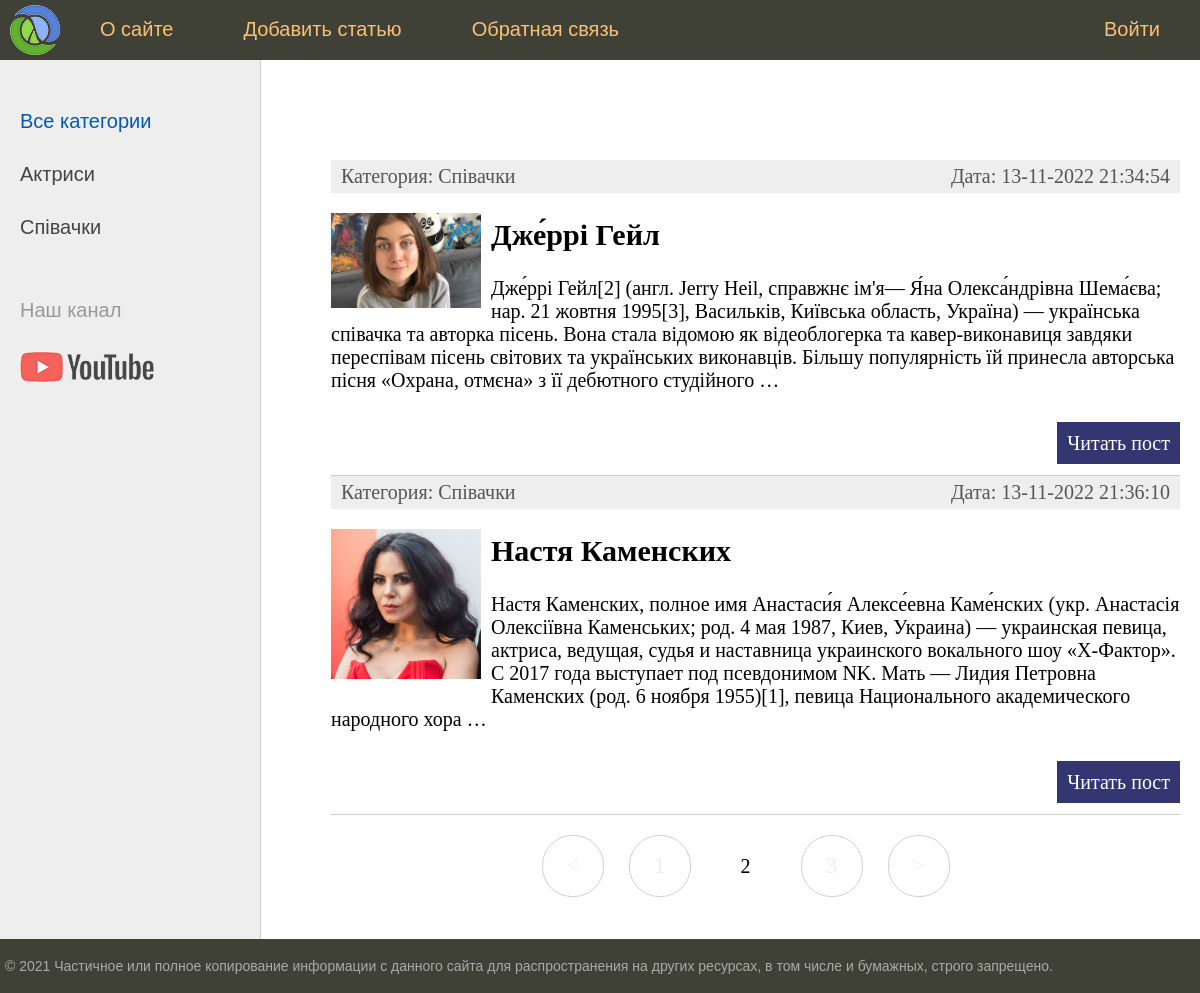
Page /?page=2 on the earlier database version.
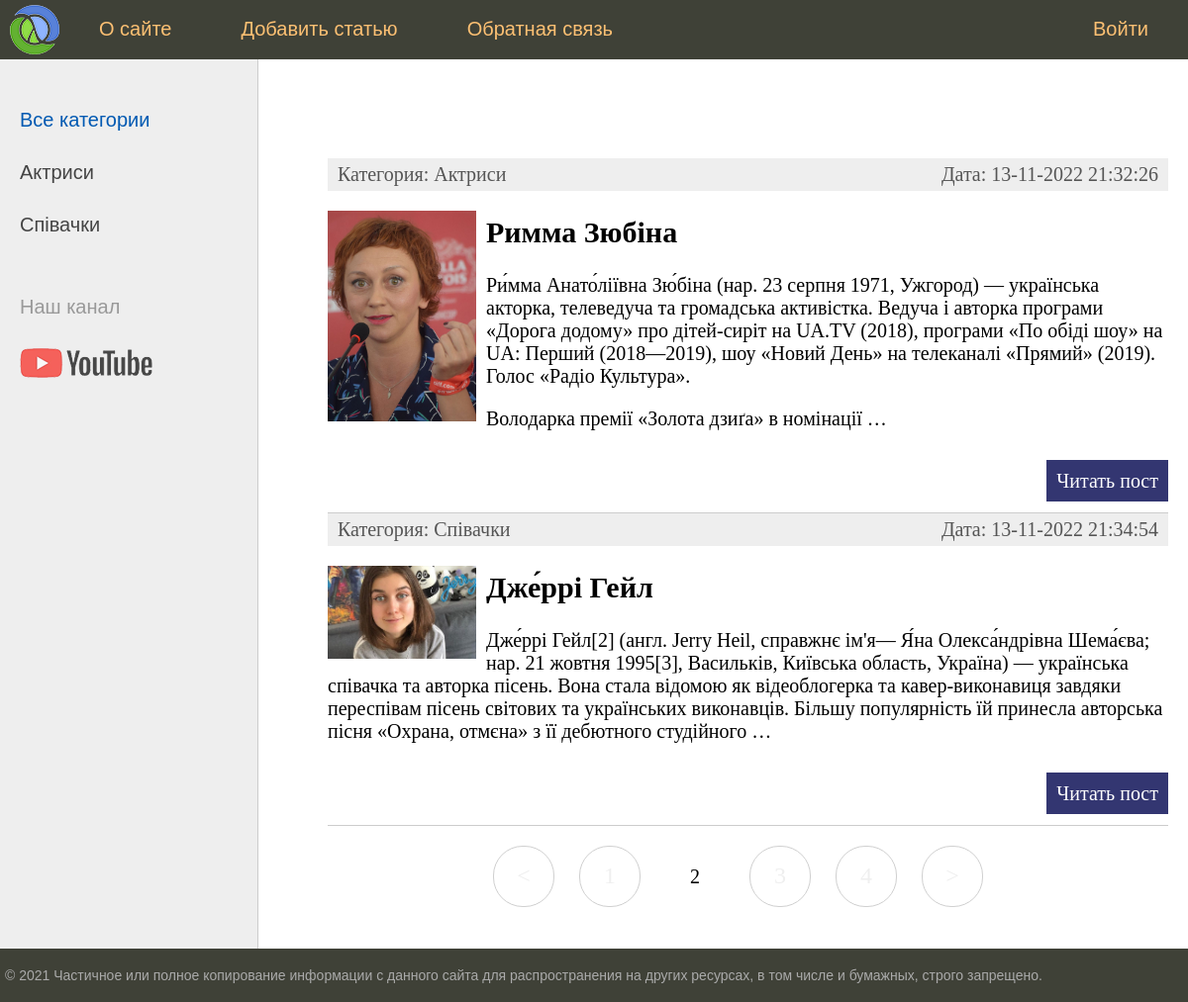
Same page on the later database version.
### women/models.py (models this page shows, shortened)
class Category(models.Model):
    name = models.CharField(max_length=100, db_index=True, verbose_name = 'Категорія')
    slug = models.SlugField(max_length=255, unique=True, db_index=True, verbose_name="URL")
    def __str__(self):
        return self.name
    def get_absolute_url(self):
        return reverse('category', kwargs={'cat_slug': self.slug})
    class Meta:
        verbose_name = 'Категорію'
        verbose_name_plural = 'Категорія'
        ordering = ['id']

class Women(models.Model):
    title = models.CharField(max_length=255, verbose_name = 'Заголовок')
    slug = models.SlugField(max_length=255, unique=True, db_index=True, verbose_name="URL")
    content = models.TextField(blank=True, verbose_name = 'Текст статті')
    photo = models.ImageField(upload_to="photos/%Y/%m/%d/", verbose_name = 'Фото')
    time_create = models.DateTimeField(auto_now_add=True, verbose_name = 'Час створення')
    time_update = models.DateTimeField(auto_now_add=True, verbose_name = 'Час оновлення')
    is_published = models.BooleanField(default=True, verbose_name = 'Публікація')
    '''Добовляем новый ключ который хависит от таблицы Category
    #первый парамент указывает таблицу куда обращатся
    #on_delete=models.PROTECT что делать в таблице если первичною таблицу удалили
    #запрещает удаление елементов с родительськой таблицы если его используют'''
    cat = models.ForeignKey('Category', on_delete=models.PROTECT,  verbose_name='Категорії')
    def get_absolute_url(self):
        return reverse('post', kwargs={'post_slug': self.slug})
    class Meta:
        verbose_name = 'Відомі жінки'
        verbose_name_plural = 'Відомі жінки'
        ordering = ['time_create', 'title']

### women/views.py (the view)
# urls.py: path("", WomenHome.as_view(), name='home'),
class WomenHome(DataMixin, ListView):
    paginate_by = 2
    model = Women
    template_name = 'women/index.html'
    context_object_name = 'posts'
    def get_context_data(self, *, object_list=None, **kwargs):
        context = super().get_context_data(**kwargs)
        c_def = self.get_user_context(title='Головна сторінка')
        return dict(list(context.items()) + list(c_def.items()))
    def get_queryset(self):
        return Women.objects.filter(is_published=True)

### women/templatetags/women_tags.py (called while the page is built)
@register.simple_tag(name = 'getmenu')
def get_menu():
    return menu

@register.inclusion_tag('women/list_menu.html')
def show_menu():
    return {"menu": menu}

### women/utils.py (called while the page is built)
    def get_user_context(self, **kwargs):
        context = kwargs
        cats = Category.objects.annotate(Count('women'))
        user_menu = menu.copy()
        if not self.request.user.is_authenticated:
            user_menu.pop(1)
        context['menu'] = user_menu
        context['cats'] = cats
        if 'cat_selected' not in context:
            context['cat_selected'] = 0
        return context

### women/templates/women/index.html (shortened to what this page needs)
{% extends 'women/base.html' %}
{% block content %}
<ul class="list-articles">
	{% for p in posts %}
			<li><div class="article-panel">
				<p class="first">Категория: {{p.cat}}</p>
				<p class="last">Дата: {{p.time_update|date:"d-m-Y H:i:s"}}</p>
</div>
{% if p.photo  %}
	<p><img class="img-article-left thumb" src="{{p.photo.url}}"></p>
{% endif %}
				<h2>{{p.title}}</h2>
	{% autoescape on %}
		{{p.content|linebreaks|truncatewords:50}}
	{% endautoescape %}
			<p class="link-read-post"><a href="{{ p.get_absolute_url }}">Читать пост</a></p>
			</li>
	{% endfor %}
</ul>
{% endblock %}

### women/templates/women/base.html (shortened to what this page needs)
{% load static %}
{% load women_tags %}
<!DOCTYPE html >
<html>
<head>
	<link type="text/css" href="{% static 'women/css/styles.css' %}" rel="stylesheet" />
</head>
<body>
	<table class="table-page" border=0 cellpadding="0" cellspacing="0">
		<tr>
			<td valign=top>
				{% block mainmenu %}
					<div class="header">
						<ul id="mainmenu" class="mainmenu">
							<li class="logo">
								<a href="{% url 'home' %}">
								<div class="logo"></div>
								</a>
							</li>
							{% getmenu as tegmenu %}
							{% show_menu %}
						</ul>
					</div>
				{% endblock mainmenu %}
				<table class="table-content" border=0 cellpadding="0" cellspacing="0">
					<tr>
						<td valign="top" class="left-chapters">
							<ul id="leftchapters">
								{% if cat_selected == 0 %}
									<li class="selected">Все категории</li>
								{% else %}
									<li><a href="{% url 'home' %}">Все категории</a></li>
								{% endif %}
								{% for c in cats %}
									{% if c.women__count > 0 %}
										{% if c.pk == cat_selected %}
											<li class="selected">{{c.name}}</li>
										{% else %}
											<li><a href="{{ c.get_absolute_url}}">{{c.name}}</a></li>
										{% endif %}
									{% endif %}
								{% endfor %}
								<li class="share">
									<p>Наш канал</p>
									<a class="share-yt" href="https://www.youtube.com/channel/UClJzWfGWuGJL2t-3dYKcHTA/playlists" target="_blank" rel="nofollow"></a>
								</li>
							</ul>
						</td>
						<td valign="top" class="content">
							<div class="content-text">
								{% block content %}
								{% endblock %}
								{% if page_obj.has_other_pages %}
								<nav class="list-pages">
									<ul>
										{% if page_obj.has_previous %}
											<li class="page-num" >
												<a href="?page={{ page_obj.previous_page_number }}">&lt;</a>
											</li>
										{% endif %}
										{%  for p in paginator.page_range %}
											{% if page_obj.number == p %}
												<li class="page-num page-num-selected">{{ p }}</li>
											{% elif p >=  page_obj.number|add:-2 and p <= page_obj.number|add:2 %}
												<li class="page-num">
													<a href="?page={{ p }}">{{ p }}</a>
												</li>
											{% endif %}
										{% endfor %}
										{% if page_obj.has_next %}
											<li class="page-num" >
												<a href="?page={{ page_obj.next_page_number }}">&gt;</a>
											</li>
										{% endif %}
									</ul>
								</nav>
								{% endif %}
							</div>
						</td>
					</tr>
				</table>
			</td>
		</tr>
		<tr>
			<td valign=top>
				<div id="footer">
					<p>&copy; 2021 Частичное или полное копирование информации с данного сайта для распространения на других ресурсах, в том числе и бумажных, строго запрещено.</p>
				</div>
			</td>
		</tr>
</table>
</body>
</html>

### women/templates/women/list_menu.html
{% for m in menu %}
    {% if not forloop.last %}
        <li><a href="{% url m.url_name %}" >{{m.title}}</a></li>
    {% else %}
        <li class="last"><a href="{% url m.url_name %}">{{m.title}}</a></li>
    {% endif %}
{% endfor %}

### women/static/women/css/styles.css (style rules this page uses)
html, body { font-family: 'Arial'; margin: 0; padding: 0; height: 100%; width: 100%; color: #444; }
a { color: #0059b2; text-decoration: none; }
img { max-width: 600px; height: auto; }
img.img-article-left { max-width: 300px; height: auto; float: left; padding: 0 10px 10px 0; }
img.img-article-left.thumb { max-width: 150px; height: auto; }
p.link-read-post { text-align: right; }
p.link-read-post a { padding: 10px; min-width: 100px; background: #333671; color: #fff; text-decoration: none; }
div.article-panel { background: #eee; padding: 5px 10px 5px 10px; box-sizing: border-box; overflow: hidden; color: #555; }
div.article-panel p.first { margin: 0; float: left; }
div.article-panel p.last { margin: 0; float: right; }
ul.list-articles { list-style: none; margin: 0; padding: 0; }
ul.list-articles li { border-bottom: 1px solid #ccc; }
.table-page { width: 100%; height: 100%; vertical-align: top; }
.table-page tr { height: 100%; }
.header { background: #3F4137; height: 60px; }
.logo { background: url('../images/logo.png') no-repeat 10px 5px; width: 70px; height: 60px; }
ul.mainmenu { list-style: none; margin: 0; padding: 0; height: 60px; color: #fdc073; font-size: 20px; overflow: hidden; }
ul.mainmenu li { float: left; margin: 18px 40px 0 30px; }
ul.mainmenu li.logo { margin: 0; }
ul.mainmenu li.last { float: right; }
ul.mainmenu li a { color: #fdc073; text-decoration: none; }
.table-content { width: 100%; min-height: 100%; height: 100%; }
.left-chapters { margin: 0; background: #eee; border-right: 1px solid #ccc; min-height: 100%; }
.left-chapters ul { width: 230px; min-height: 100%; margin: 0; padding: 20px 10px 10px 20px; list-style: none; font-size: 20px; }
.left-chapters ul li { margin: 30px 0 0 0; color: #999; }
.left-chapters ul li.selected { color: #0059b2; }
.left-chapters ul li a { color: #444; text-decoration: none; }
.left-chapters ul li.share { margin: 60px 0 0 0; }
.left-chapters ul li.share p { margin: 30px 0 30px 0; }
.left-chapters ul li.share a { display: inline-block; width: 40px; height: 40px; margin: 0 20px 0 0; }
.left-chapters ul li.share a.share-yt { width: 100%; height: 30px; background: url('../images/share_yt.png') no-repeat 0 0 }
.content { padding: 40px 20px 20px 40px; width: 100%; box-sizing: border-box; }
.content-text { margin: 60px 0 0 30px; color: #000; font-size: 20px; font-family: Yandex Sans Display Light; }
#footer { box-sizing: border-box; background: #3F4137; padding: 5px; color: #aaa; font-size: 14px; font-family: Verdana, Geneva, Arial, Helvetica; text-align: left; overflow: hidden; }
.list-pages { text-align: center; margin: 0 0 20px 0; }
.list-pages ul { margin: 20px 0 0 0; padding: 0; list-style: none; }
.list-pages ul li { display: inline-block; margin: 0 20px 0 0; }
.list-pages a { color: #1111; font-size: 24px; text-decoration: none; }
li.page-num { display: inline-block; width: 60px; height: 44px; padding: 16px 0 0 0; border: 1px solid #d0d0d0; border-radius: 30px; }
.list-pages .page-num-selected { border: none; color: #000; font-size: 20px; }

Differences in the rows shown:
no longer on this page (row unchanged): Women: cat "Співачки", time_update "13-11-2022 21:36:10", photo (picture), title "Настя Каменских", content "Настя Каменских, полное имя Анастаси́я Алексе́евна Каме́нских (укр. Анастасія Олексіївна Каменських; род. 4 мая 1987, Киев, Украина) — украинская певица, актриса, ведущая, судья и наставница украинского вокального шоу «Х-Фактор». С 2017 года выступает под псевдонимом NK. Мать — Лидия Петровна Каменских (род. 6 ноября 1955)[1], певица Национального академического народного хора …"
now on this page (row edited): Women: cat "Актриси", time_update "13-11-2022 21:32:26", photo (picture), title "Римма Зюбіна", content "Ри́мма Анато́ліївна Зю́біна (нар. 23 серпня 1971, Ужгород) — українська акторка, телеведуча та громадська активістка. Ведуча і авторка програми «Дорога додому» про дітей-сиріт на UA.TV (2018), програми «По обіді шоу» на UA: Перший (2018—2019), шоу «Новий День» на телеканалі «Прямий» (2019). Голос «Радіо Культура». Володарка премії «Золота дзиґа» в номінації …"
